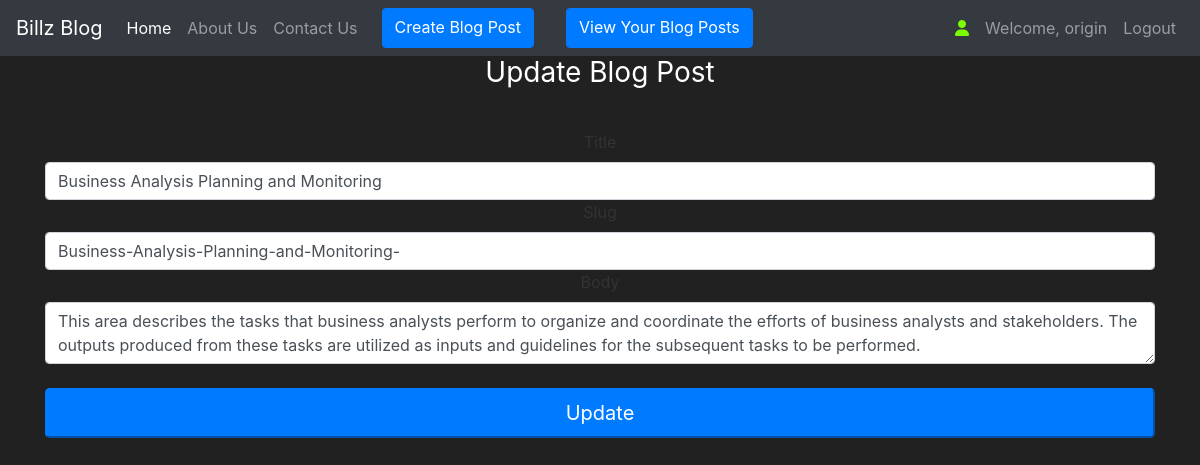
Page /post/edit/10 (signed in) on the committed database.
### blog/models.py (models this page shows, shortened)
class User(db.Model, UserMixin):
    __tablename__= 'user'
    id = db.Column(db.Integer(), primary_key=True)
    fname = db.Column(db.String(length=30), nullable=False)
    lname = db.Column(db.String(length=30), nullable=False)
    username = db.Column(db.String(length=30), nullable=False, unique=True)
    email_address = db.Column(db.String(length=50), nullable=False, unique=True)
    password_hash = db.Column(db.String(length=60), nullable=False)
    post = db.relationship('Post', backref='owned_user', lazy=True)
    @property
    def password(self):
        return self.password

class Post(db.Model):
    __tablename__= 'post'
    id = db.Column(db.Integer(), primary_key=True)
    title = db.Column(db.String(length=140), nullable=False)
    slug = db.Column(db.String(length=140), nullable=False, unique=True)
    body = db.Column(db.Text)
    author = db.Column(db.String(length=240))
    created = db.Column(db.DateTime, default=datetime.now())
    owner = db.Column(db.Integer(), db.ForeignKey('user.id'))

### blog/routes.py (the view, shortened to what this page needs)
@app.route('/post/edit/<int:id>', methods=['GET', 'POST'])
def update(id):
    blog_to_update = Post.query.get_or_404(id)
    form = UpdateBlogForm()
    form.title.data = blog_to_update.title
    form.slug.data = blog_to_update.slug
    form.body.data = blog_to_update.body
    return render_template('update.html', blog_to_update=blog_to_update, form=form)

### blog/forms.py
class UpdateBlogForm(FlaskForm):
    title = StringField(label='Title', validators=[DataRequired()])
    slug = StringField()
    body = TextAreaField(label='Body', validators=[DataRequired()], widget=TextArea())
    submit = SubmitField(label='Update')

### blog/models.py (called while the page is built)
@login_manager.user_loader
def load_user(user_id):
    return User.query.get(int(user_id))

### blog/templates/update.html (shortened to what this page needs)
{% extends 'base.html' %}
{% block content %}
<body class="text-center">
    <div class="container">
        <form action="/post/edit/{{ blog_to_update.id }}" method="POST" style="color:white">
            <h1 class="h3 mb-3 font-weight-normal">
                Update Blog Post
            </h1>
            <br>
            {{ form.title.label() }}
            {{ form.title(class="form-control") }}
            {{ form.slug.label() }}
            {{ form.slug(class="form-control") }}
            {{ form.body.label() }}
            {{ form.body(class="form-control") }}
            <br>
            {{ form.submit(class="form-control, btn-lg btn-block btn-primary")}}
            <br>
        </form>
    </div>
</body>
{% endblock %}

### blog/templates/base.html (shortened to what this page needs)
<!doctype html>
<html lang="en">
   <head>
      <link rel="stylesheet" href="../templates/static/css/style.css">
      <link rel="stylesheet" href="https://cdn.jsdelivr.net/npm/bootstrap@4.5.3/dist/css/bootstrap.min.css">
   </head>
   <body>
      <nav class="navbar navbar-expand-md navbar-dark bg-dark">
        <a class="navbar-brand" href="/">Billz Blog</a>
        <div class="collapse navbar-collapse" id="navbarNav">
            <ul class="navbar-nav mr-auto">
                <li class="nav-item active">
                    <a class="nav-link" href="{{ url_for('home_page') }}">Home <span class="sr-only">(current)</span></a>
                </li>
                <li class="nav-item">
                    <a class="nav-link" href="{{ url_for('about_page') }}">About Us</a>
                </li>
                <li class="nav-item">
                    <a class="nav-link" href="{{ url_for('contact_page') }}">Contact Us</a>
                </li>
                {% if current_user.is_authenticated %}
                    <a href="{{ url_for('create_blog') }}" class="btn btn-primary mr-3 ml-3">Create Blog Post</a><br>
                    <a href="{{ url_for('my_post', id=current_user.id) }}" class="btn btn-primary mr-3 ml-3">View Your Blog Posts</a>
                {% endif %}
            </ul>
            {% if current_user.is_authenticated %}
            <ul class="navbar-nav">
                <li class="nav-item">
                    <a class="nav-link" style="color: lawngreen; font-weight: bold;">
                        <i class="fas fa-user"></i>
                    </a>
                </li>
                <li class="nav-item">
                    <a class="nav-link">Welcome, {{ current_user.username }}</a>
                </li>
                <li class="nav-item">
                    <a class="nav-link" href="{{ url_for('logout_page') }}">Logout</a>
                </li>
            </ul>
            {% endif %}
        </div>
    </nav>
      {% block content %}
      {% endblock %}
   </body>
</html>

### blog/templates/static/css/style.css (style rules this page uses)
body { font-family: 'Lato', sans-serif; }
h1 { margin-bottom: 40px; }
label { color: #333; }

### blog/templates/base.html (style rules this page uses)
body { background-color: #212121; color: white }

### rows in the picture
User: username "origin"
Post: title "Business Analysis Planning and Monitoring", slug "Business-Analysis-Planning-and-Monitoring-", body "This area describes the tasks that business analysts perform to organize and coordinate the efforts of business analysts and stakeholders. The outputs produced from these tasks are utilized as inputs and guidelines for the subsequent tasks to be performed."
